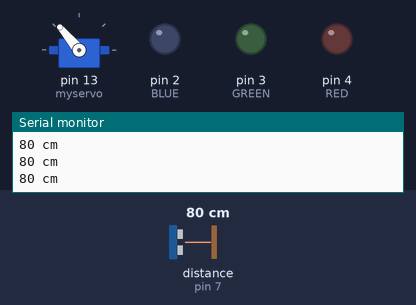
A sketch run on a simulated Arduino Uno, built with avr-gcc and run on an emulated ATmega328P. On the bench: servo, output pins drawn as LEDs (lit = HIGH), the last lines printed to the serial monitor. Wiring (inferred from the names in the program): ultrasonic range finder: trigger pin 6; echo pin 7. The test bench sets the inputs (shaded band); at power-on: distance to the obstacle (sensor on pin 7) 80 cm. The echo pulse lasts 58.3 µs per cm; pins used as bus, display or sensor lines are not drawn.

Above: at 0.73 s.
1.3 s: distance to the obstacle (sensor on pin 7) set to 2 cm
At 1.49 s:
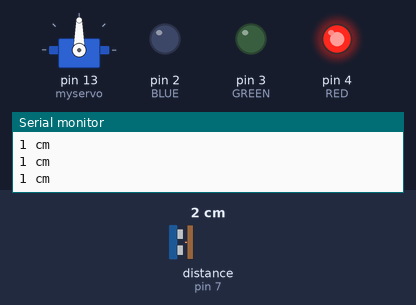
4.3 s: distance to the obstacle (sensor on pin 7) set to 9 cm
At 4.49 s:
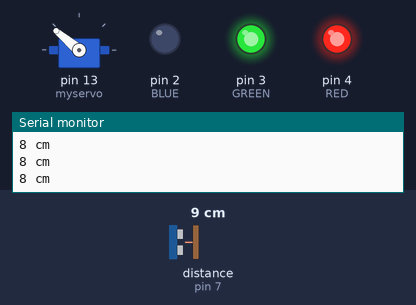
7.3 s: distance to the obstacle (sensor on pin 7) set to 14 cm
At 7.46 s:
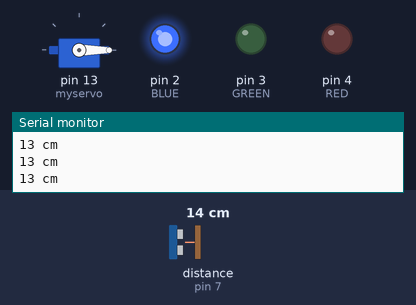
10.3 s: distance to the obstacle (sensor on pin 7) set to 4 cm
At 10.45 s:
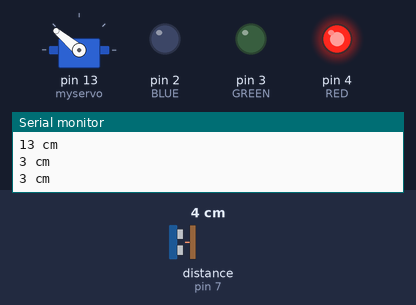
13.3 s: distance to the obstacle (sensor on pin 7) set to 18 cm
Timing chart, 0 to 17.3 s (numbered marks = the images above; inputs shaded):
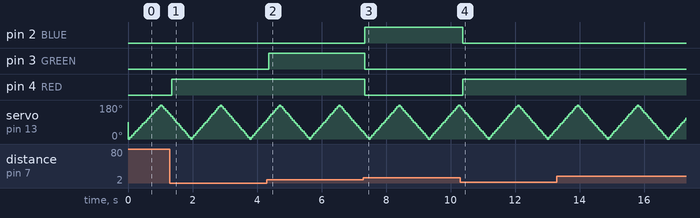

Measured:
- after the input at 1.3 s, pin 4 (RED): LOW → HIGH after 0.06 s
- after the input at 4.3 s, pin 3 (GREEN): LOW → HIGH after 0.06 s
- after the input at 7.3 s, pin 2 (BLUE): LOW → HIGH at once; pin 3 (GREEN), pin 4 (RED): HIGH → LOW at once
- after the input at 10.3 s, pin 2 (BLUE): HIGH → LOW after 0.08 s; pin 4 (RED): LOW → HIGH after 0.08 s

The sketch:

FirstProject.ino
```cpp
#include <Servo.h>
const int SERVO = 13;
Servo myservo;
int increase = 10;
int min_angle = 0;
int max_angle = 180;
int pos = min_angle;

const int trig_pin = 6;
const int echo_pin = 7;
int RED = 4;
int GREEN = 3;
int BLUE = 2;

void setup() {
pinMode(trig_pin, OUTPUT);
pinMode(echo_pin, INPUT);
pinMode(RED,OUTPUT);
pinMode(GREEN,OUTPUT);
pinMode(BLUE,OUTPUT);
myservo.attach(13);
Serial.begin(115200);

}

void loop() {
  digitalWrite(trig_pin, LOW);
  delayMicroseconds(2);
  digitalWrite(trig_pin, HIGH);
  delayMicroseconds(10);
  digitalWrite(trig_pin, LOW);

  long duration = pulseIn(echo_pin, HIGH);  //pulseIn으로 받아들임
  long distance = duration/58;
  myservo.write(pos);      //
  pos += increase;
  if(pos <= min_angle || pos >= max_angle)
    increase = increase*  -1;
  delay(30);


  Serial.print(distance);
  Serial.println(" cm");


  if (distance <= 5) {
    digitalWrite(RED, HIGH);
    digitalWrite(GREEN, LOW);
    digitalWrite(BLUE, LOW);
  }
  else if ((distance >= 6) && (distance <= 10)) {
    digitalWrite(RED, HIGH);
    digitalWrite(GREEN, HIGH);
    digitalWrite(BLUE, LOW);
  }
  else if ((distance >= 11) && (distance <= 15)){
    digitalWrite(BLUE,HIGH);
    digitalWrite(GREEN, LOW);
    digitalWrite(RED, LOW);
  }
  delay(20);
  }
```
